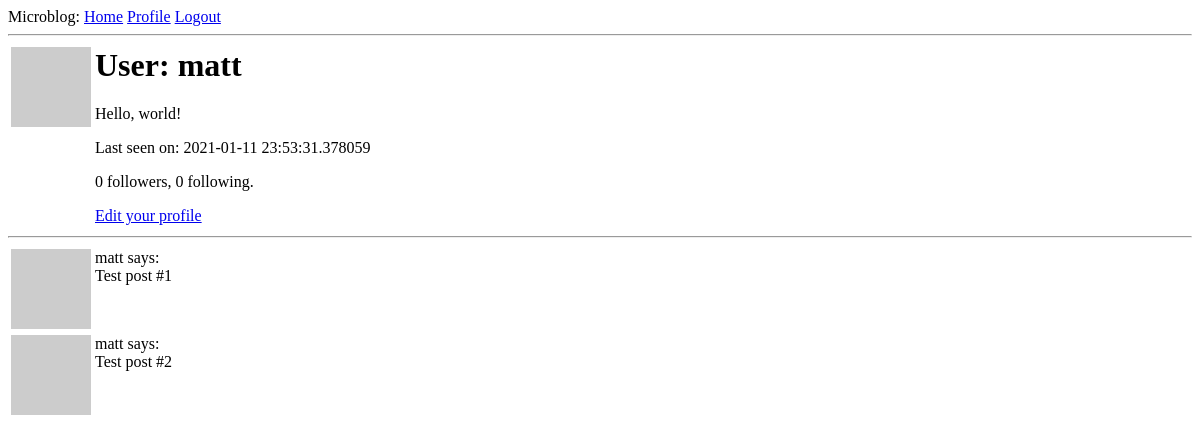
/usr/matt (signed in), run on an earlier commit of the app's database.
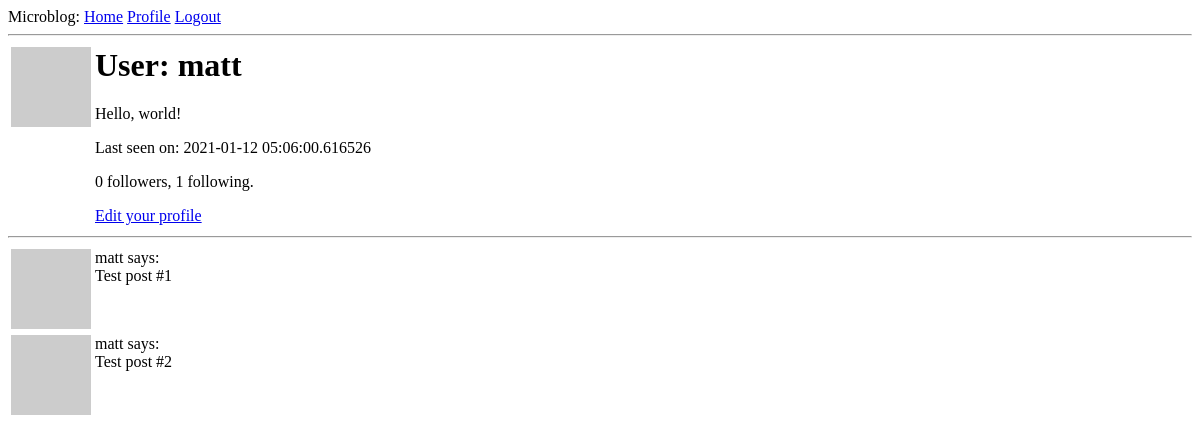
And on a later commit of the database.
### app/models.py (models this page shows, shortened)
class User(UserMixin, db.Model):
    id = db.Column(db.Integer, primary_key=True)
    username = db.Column(db.String(64), index=True, unique=True)
    email = db.Column(db.String(120), index=True, unique=True)
    password_hash = db.Column(db.String(128))
    posts = db.relationship("Post", backref="author", lazy="dynamic")
    about_me = db.Column(db.String(140))
    last_seen = db.Column(db.DateTime, default=datetime.utcnow)
    followed = db.relationship(
        "User",
        secondary=followers,
        primaryjoin=(followers.c.follower_id == id),
        secondaryjoin=(followers.c.followed_id == id),
        backref=db.backref("followers", lazy="dynamic"),
        lazy="dynamic",
    )
    def avatar(self, size):
        digest = md5(self.email.lower().encode("utf-8")).hexdigest()
        return "https://www.gravatar.com/avatar/{}?d=identicon&s={}".format(
            digest, size
        )

### app/routes.py (the view)
@app.route("/usr/<username>")
@login_required
def user(username):
    user = User.query.filter_by(username=username).first_or_404()
    posts = [
        {"author": user, "body": "Test post #1"},
        {"author": user, "body": "Test post #2"},
    ]
    form = EmptyForm()
    return render_template("user.html", user=user, posts=posts, form=form)

### app/models.py (called while the page is built)
@login.user_loader
def load_user(id):
    return User.query.get(int(id))

### app/routes.py (called while the page is built)
@app.before_request
def before_request():
    if current_user.is_authenticated:
        current_user.last_seen = datetime.utcnow()
        db.session.commit()

### app/templates/user.html (shortened to what this page needs)
{% extends "base.html" %}
{% block content %}
    <table>
        <tr valign="top">
            <td><img src="{{ user.avatar(128) }}"></td>
            <td>
                <h1>User: {{ user.username }}</h1>
                {% if user.about_me %}<p>{{ user.about_me }}</p>{% endif %}
                {% if user.last_seen %}<p>Last seen on: {{ user.last_seen }}</p>{% endif %}
                <p>{{ user.followers.count() }} followers, {{ user.followed.count() }} following.</p>
                {% if user == current_user %}
                <p><a href="{{ url_for('edit_profile') }}">Edit your profile</a></p>
                {% endif %}
            </td>
        </tr>
    </table>
    <hr>
    {% for post in posts %}
        {% include '_post.html' %}
    {% endfor %}
{% endblock %}

### app/templates/base.html (shortened to what this page needs)
<html>
    <head>
    </head>
    <body>
        <div>
            Microblog:
            <a href="{{ url_for('index') }}">Home</a>
            {% if current_user.is_anonymous %}
            <a href="{{ url_for('login') }}">Login</a>
            {% else %}
            <a href="{{ url_for('user', username=current_user.username) }}">Profile</a>
            <a href="{{ url_for('logout') }}">Logout</a>
            {% endif %}
        </div>
        <hr>
        {% block content %}{% endblock %}
    </body>
</html>

### app/templates/_post.html
<table>
    <tr valign="top">
        <td><img src="{{ post.author.avatar(36) }}"></td>
        <td>{{ post.author.username }} says:<br>{{ post.body }}</td>
    </tr>
</table>

What changed in the data, as far as the page shows it:
changed User "matt": last_seen "2021-01-11 23:53:31.378059" → "2021-01-12 05:06:00.616526"
Also different on the page:
{{ user.followed.count() }}: "0" → "1"
